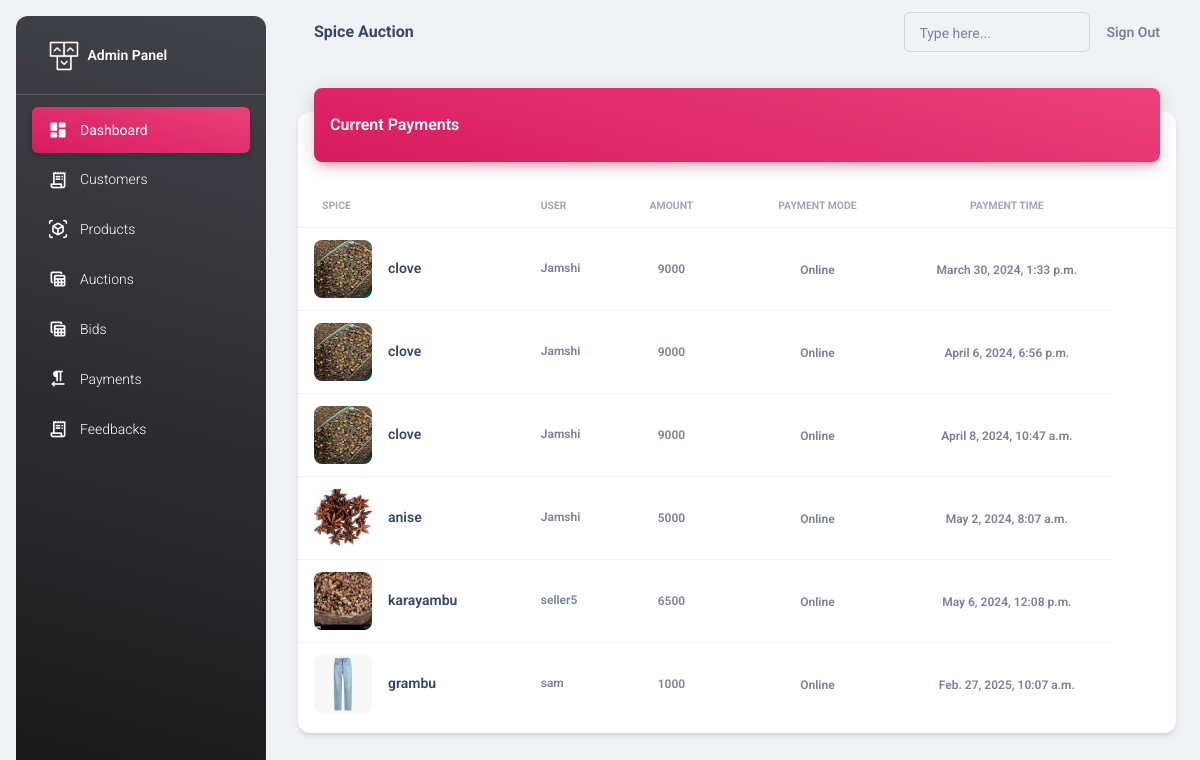
The app's page /adminapi/payments/ (signed in), older data.
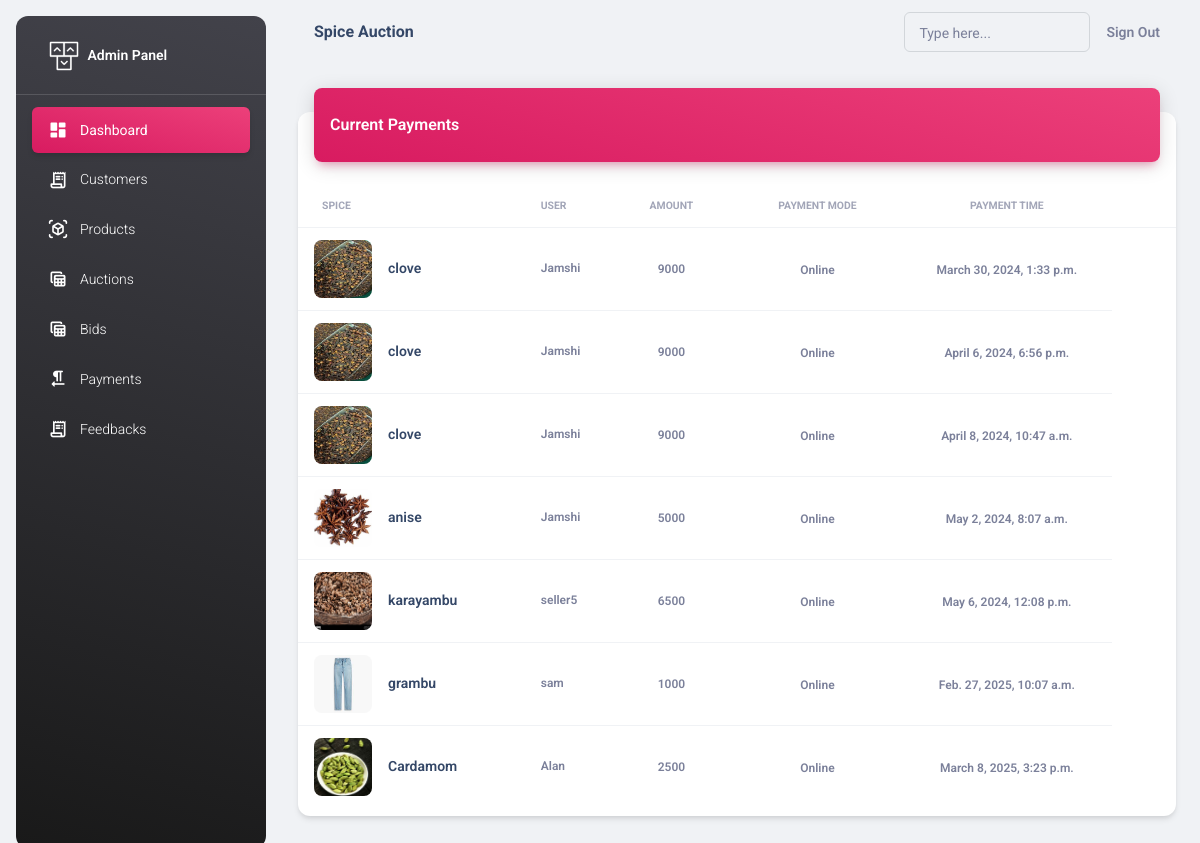
The same page, newer data.
### adminapi/models.py (models this page shows, shortened)
class Payment(models.Model):
    bid = models.ForeignKey(Bid, on_delete=models.CASCADE)
    user = models.ForeignKey(Seller, on_delete=models.CASCADE)
    payment_mode=models.CharField(max_length=50,default='Online')
    timestamp = models.DateTimeField(auto_now_add=True)

class Bid(models.Model):
    auction = models.ForeignKey(Auction, on_delete=models.CASCADE)
    bidder = models.ForeignKey(Seller, on_delete=models.CASCADE)
    amount = models.PositiveIntegerField()
    timestamp = models.DateTimeField(auto_now_add=True)
    is_selected=models.BooleanField(default=False)

class Auction(models.Model):
    spice = models.ForeignKey(Spice, on_delete=models.CASCADE)
    auctioneer = models.ForeignKey(Seller, on_delete=models.CASCADE)
    starting_bid = models.DecimalField(max_digits=10, decimal_places=2)
    expected_bid = models.DecimalField(max_digits=10, decimal_places=2, default=0)
    number_of_lots = models.IntegerField(default=1)
    end_time = models.DateTimeField()
    created_at = models.DateTimeField(auto_now_add=True)
    choices= [
        ('Available', 'Available'),
        ('Sold', 'Sold'),
        ('Expired', 'Expired'),
    ]
    status=models.CharField(max_length=50, choices=choices, default='Available')

class Spice(models.Model):
    seller = models.ForeignKey(Seller, on_delete=models.CASCADE)
    name = models.CharField(max_length=100)
    description = models.CharField(max_length=100)
    stock_quantity = models.PositiveIntegerField(default=0)
    image = models.ImageField(upload_to="images", null=True)
    created_at = models.DateTimeField(auto_now_add=True)
    choices= [
        ('Available', 'Available'),
        ('Not Available', 'Not Available'),
    ]
    status=models.CharField(max_length=50, choices=choices, default='Available')

class CustomUser(AbstractUser):
    user_type_choices = [
        ('Admin', 'Admin'),
        ('Seller', 'Seller'),
        ('Farmer','Farmer'),
        ('Foreign_buyer','Foreign_buyer')
    ]
    user_type = models.CharField(max_length=50, choices=user_type_choices, default='Admin')

class Seller(CustomUser):
    name = models.CharField(max_length=100)
    phone = models.CharField(max_length=100)
    email_address = models.EmailField()
    address = models.CharField(max_length=100)
    id_proof = models.FileField(null=True, upload_to="images")
    profile = models.ImageField(upload_to="images", null=True)
    is_available = models.BooleanField(default=True)

### adminapi/views.py (the view)
# urls.py: path("payments/",views.PaymentsView.as_view(),name="payments"),
@method_decorator(decs,name="dispatch")
class PaymentsView(ListView):
    template_name="payments.html"
    model=Payment
    context_object_name="payments"

### adminapi/views.py (called while the page is built)
def signin_required(fn):
    def wrapper(request,*args,**kwargs):
        if not request.user.is_authenticated:
            messages.error(request,"invalid session!..please login")
            return redirect("adminsignin")
        else:
            return fn(request,*args,**kwargs)
    return wrapper

def is_admin(fn):
    def wrapper(request,*args,**kwargs):
        if not request.user.is_superuser:
            messages.error(request,"Permission denied for current user !")
            return redirect("adminsignin")
        else:
            return fn(request,*args,**kwargs)
    return wrapper

### adminapi/templates/payments.html
{%extends 'base.html'%}
{%load static%}
{%block body_block%}
<div class="container-fluid py-4">
    <div class="row">
      <div class="col-12">
        <div class="card my-4">
          <div class="card-header p-0 position-relative mt-n4 mx-3 z-index-2">
            <div class="bg-gradient-primary shadow-primary border-radius-lg pt-4 pb-3">
              <h6 class="text-white text-capitalize ps-3">Current Payments</h6>
            </div>
          </div>
          <div class="card-body px-0 pb-2">
            <div class="table-responsive p-0">
              <table class="table align-items-center mb-0">
                <thead>
                  <tr>
                    <th class="text-uppercase text-secondary text-xxs font-weight-bolder opacity-7">Spice</th>
                    <th class="text-uppercase text-secondary text-xxs font-weight-bolder opacity-7 ps-2">user</th>
                    <th class="text-center text-uppercase text-secondary text-xxs font-weight-bolder opacity-7">Amount</th>
                    <th class="text-center text-uppercase text-secondary text-xxs font-weight-bolder opacity-7">Payment mode</th>
                    <th class="text-center text-uppercase text-secondary text-xxs font-weight-bolder opacity-7">Payment time</th>
                    <th class="text-secondary opacity-7"></th>
                  </tr>
                </thead>
                <tbody>
                    {%for p in payments%}
                        <tr>
                            <td>
                            <div class="d-flex px-2 py-1">
                                <div>
                                <img src="{{p.bid.auction.spice.image.url}}" class="avatar avatar-lg me-3 border-radius-lg">
                                </div>
                                <div class="d-flex flex-column justify-content-center">
                                <h6 class="mb-0 text-sm">{{p.bid.auction.spice.name}}</h6>
                                </div>
                            </div>
                            </td>
                            <td>
                            <p class="text-xs font-weight-bold mb-0">{{p.user.name}}</p>
                            </td>
                            <td class="align-middle text-center text-sm">
                            <span class="text-secondary text-xs font-weight-bold">{{p.bid.amount}}</span>
                            </td>
                            <td class="align-middle text-center">
                            <span class="text-secondary text-xs font-weight-bold">{{p.payment_mode}}</span>
                            </td>
                            <td class="align-middle text-center">
                              <span class="text-secondary text-xs font-weight-bold">{{p.timestamp}}</span>
                              </td>
                        </tr>
                    {%endfor%}
                </tbody>
              </table>
            </div>
          </div>
        </div>
      </div>
    </div>
  </div>
{%endblock%}

Row changes from the older to the newer data that the page shows:
added Payment: bid.auction.spice.image (picture), bid.auction.spice.name "Cardamom", user.name "Alan", bid.amount "2500", payment_mode "Online", timestamp "March 8, 2025, 3:23 p.m."
